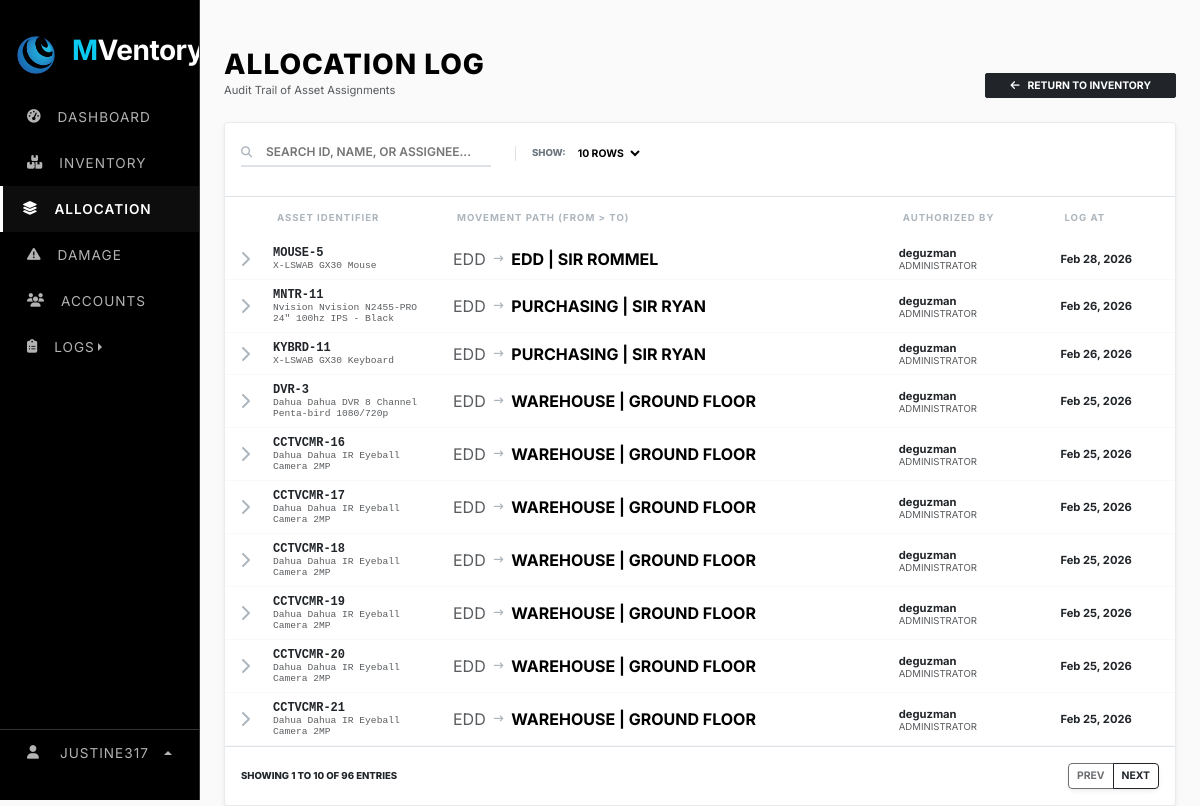
Page /web_content/allocation.php (signed in) on the committed database.
### tables this page shows
CREATE TABLE `system_settings` (
  `setting_key` varchar(100) NOT NULL,
  `setting_value` varchar(255) NOT NULL,
  `setting_type` enum('string','number','boolean','select') NOT NULL,
  `category` enum('general','inventory','notifications','security') NOT NULL,
  `description` varchar(255) DEFAULT NULL,
  PRIMARY KEY (`setting_key`)
);

CREATE TABLE `allocation_log` (
  `id` int(11) NOT NULL AUTO_INCREMENT,
  `asset_id` int(11) NOT NULL,
  `previous_assignee` varchar(255) DEFAULT NULL,
  `new_assignee` varchar(255) DEFAULT NULL,
  `allocated_by` varchar(255) DEFAULT NULL,
  `allocation_date` date DEFAULT NULL,
  `created_at` timestamp NOT NULL DEFAULT current_timestamp(),
  PRIMARY KEY (`id`),
  KEY `asset_id` (`asset_id`),
  CONSTRAINT `allocation_log_ibfk_1` FOREIGN KEY (`asset_id`) REFERENCES `assets` (`id`) ON DELETE CASCADE
);

CREATE TABLE `assets` (
  `id` int(11) NOT NULL AUTO_INCREMENT,
  `asset_id` varchar(50) DEFAULT NULL,
  `category_id` int(11) DEFAULT NULL,
  `item_name` varchar(255) NOT NULL,
  `brand` varchar(100) DEFAULT NULL,
  `model` varchar(100) DEFAULT NULL,
  `serial_number` varchar(100) DEFAULT NULL,
  `specs` text DEFAULT NULL,
  `quantity` int(11) DEFAULT 1,
  `assigned_to` varchar(255) DEFAULT NULL,
  `status` varchar(50) DEFAULT 'In Stock',
  `condition_status` varchar(50) DEFAULT NULL,
  `purchase_date` date DEFAULT NULL,
  `arrival_date` date DEFAULT NULL,
  `cost` decimal(10,2) DEFAULT NULL,
  `warranty_cost` decimal(10,2) DEFAULT NULL,
  `remarks` text DEFAULT NULL,
  `created_at` timestamp NOT NULL DEFAULT current_timestamp(),
  PRIMARY KEY (`id`),
  UNIQUE KEY `asset_id` (`asset_id`),
  KEY `fk_category` (`category_id`),
  CONSTRAINT `fk_category` FOREIGN KEY (`category_id`) REFERENCES `categories` (`category_id`) ON DELETE SET NULL
);

### fetch/fetch_allocation.php (called while the page is built, shortened)
<?php
    $search = isset($_GET['search']) ? mysqli_real_escape_string($conn, $_GET['search']) : '';
    $limit = isset($_GET['limit']) ? (int)$_GET['limit'] : 10;
    $page = isset($_GET['page']) ? (int)$_GET['page'] : 1;
    $start = ($page - 1) * $limit;
    $total_query = "SELECT COUNT(*) as total
                    FROM allocation_log al
                    LEFT JOIN assets a ON al.asset_id = a.id
                    WHERE a.asset_id LIKE '%$search%'
                       OR a.item_name LIKE '%$search%'
                       OR a.serial_number LIKE '%$search%'
                       OR al.new_assignee LIKE '%$search%'
                       OR al.previous_assignee LIKE '%$search%'";
    $total_res = mysqli_query($conn, $total_query);
    $total_rows = mysqli_fetch_assoc($total_res)['total'];
    $total_pages = ceil($total_rows / $limit);
?>

### web_content/allocation.php (the view, shortened to what this page needs)
<?php
    require_once "../render/connection.php";
    include "../src/cdn/cdn_links.php";
    include "../fetch/fetch_allocation.php";
?>
<!DOCTYPE html>
<html lang="en">
    <head>
        <link rel="stylesheet" href="../src/style/main_style.css">
    </head>
    <body>
        <div class="row g-0">
            <div class="col-lg-2">
                <?php include "../nav/sidebar_nav.php"; ?>
            </div>
            <div class="col">
                <div class="container-fluid px-4 mt-5">
                    <div class="main-registry-container">
                        <div class="d-flex justify-content-between align-items-end mb-4">
                            <div>
                                <h3 class="section-title mb-0">Allocation Log</h3>
                                <p class="text-muted small mb-0">Audit Trail of Asset Assignments</p>
                            </div>
                            <a href="inventory.php" class="btn btn-dark btn-sm fw-bold px-4" style="font-size: 0.65rem; border-radius: 2px;">
                                <i class="fa-solid fa-arrow-left me-2"></i>RETURN TO INVENTORY
                            </a>
                        </div>
                        <div class="card edd-card shadow-sm">
                            <div class="card-header bg-white p-3 border-bottom">
                                <form method="GET" class="d-flex justify-content-between align-items-center">
                                    <div class="d-flex gap-4 align-items-center">
                                        <div class="position-relative">
                                            <i class="fa-solid fa-magnifying-glass position-absolute" style="left:0; top:8px; color:#adb5bd; font-size:0.7rem;"></i>
                                            <input type="text" name="search" class="edd-input-minimal" placeholder="SEARCH ID, NAME, OR ASSIGNEE..." value="<?= htmlspecialchars($search) ?>">
                                        </div>
                                        <div class="d-flex gap-2 align-items-center border-start ps-3">
                                            <span class="detail-label mb-0">Show:</span>
                                            <select name="limit" class="border-0 fw-bold text-uppercase" style="font-size: 0.65rem; cursor: pointer; background: transparent;" onchange="this.form.submit()">
                                                <option value="10" <?= $limit == 10 ? 'selected' : '' ?>>10 Rows</option>
                                            </select>
                                        </div>
                                    </div>
                                </form>
                            </div>
                            <div class="table-responsive">
                                <table class="table mb-0 align-middle">
                                    <thead>
                                        <tr>
                                            <th width="40"></th>
                                            <th width="180">Asset Identifier</th>
                                            <th>Movement Path (From > To)</th>
                                            <th>Authorized By</th>
                                            <th>Log At</th>
                                        </tr>
                                    </thead>
                                    <tbody>
                                        <?php
                                        $sql = "SELECT al.*, a.item_name, a.brand, a.model, a.asset_id as asset_tag
                                                FROM allocation_log al
                                                LEFT JOIN assets a ON al.asset_id = a.id
                                                WHERE a.asset_id LIKE '%$search%'
                                                   OR a.item_name LIKE '%$search%'
                                                   OR a.serial_number LIKE '%$search%'
                                                   OR al.new_assignee LIKE '%$search%'
                                                   OR al.previous_assignee LIKE '%$search%'
                                                ORDER BY al.allocation_date DESC
                                                LIMIT $start, $limit";
                                        $result = mysqli_query($conn, $sql);
                                        if(mysqli_num_rows($result) > 0):
                                            while($row = mysqli_fetch_assoc($result)):
                                                $drawer_id = "log_drawer_" . $row['id'];
                                        ?>
                                            <tr class="log-row" data-bs-toggle="collapse" data-bs-target="#<?= $drawer_id ?>">
                                                <td class="text-center">
                                                    <i class="fa-solid fa-chevron-right btn-expand"></i>
                                                </td>
                                                <td class="asset-id-cell">
                                                    <span class="d-block text-dark"><?= htmlspecialchars($row['asset_tag'] ?? 'N/A') ?></span>
                                                    <small class="text-muted fw-normal" style="font-size: 0.6rem;">
                                                        <?= htmlspecialchars($row['brand'] . ' ' . $row['item_name']) ?>
                                                    </small>
                                                </td>
                                                <td>
                                                    <div class="d-flex align-items-center gap-2">
                                                        <span class="text-muted"><?= htmlspecialchars($row['previous_assignee']) ?></span>
                                                        <i class="fa-solid fa-arrow-right-long" style="font-size: 0.6rem; color: #adb5bd;"></i>
                                                        <span class="fw-bold text-uppercase"><?= htmlspecialchars($row['new_assignee']) ?></span>
                                                    </div>
                                                </td>
                                                <td>
                                                    <div class="fw-bold text-dark" style="font-size: 0.7rem;"><?= htmlspecialchars($row['allocated_by']) ?></div>
                                                    <div class="text-muted" style="font-size: 0.6rem;">ADMINISTRATOR</div>
                                                </td>
                                                <td class="text-muted" style="font-size: 0.7rem;">
                                                    <span class="text-dark fw-bold"><?= date('M d, Y', strtotime($row['allocation_date'])) ?></span><br>
                                                </td>
                                            </tr>
                                        <?php endwhile; else: ?>
                                            <tr><td colspan="6" class="text-center py-5 text-muted fw-bold">NO RECORDS MATCHING "<?= htmlspecialchars($search) ?>"</td></tr>
                                        <?php endif; ?>
                                    </tbody>
                                </table>
                            </div>
                            <div class="card-footer bg-white py-3 border-top">
                                <div class="d-flex justify-content-between align-items-center">
                                    <span class="detail-label mb-0" style="color: #212529;">
                                        Showing <?= ($start + 1) ?> to <?= min($start + $limit, $total_rows) ?> of <?= $total_rows ?> entries
                                    </span>
                                    <div class="btn-group shadow-sm">
                                        <a href="?page=<?= max(1, $page-1) ?>&search=<?= $search ?>&limit=<?= $limit ?>"
                                        class="btn btn-outline-dark btn-sm fw-bold <?= ($page <= 1) ? 'disabled' : '' ?>" style="font-size: 0.65rem;">PREV</a>
                                        <a href="?page=<?= min($total_pages, $page+1) ?>&search=<?= $search ?>&limit=<?= $limit ?>"
                                        class="btn btn-outline-dark btn-sm fw-bold <?= ($page >= $total_pages) ? 'disabled' : '' ?>" style="font-size: 0.65rem;">NEXT</a>
                                    </div>
                                </div>
                            </div>
                        </div>
                    </div>
                </div>
            </div>
        </div>
    </body>
</html>

### nav/sidebar_nav.php (shortened to what this page needs)
<?php
$current_page = basename($_SERVER['PHP_SELF']);
$app_name = "SELECT setting_value FROM system_settings WHERE setting_key = 'app_name'";
$result = $conn->query($app_name);
if ($result && $result->num_rows > 0) {
    $row = $result->fetch_assoc();
    $app_name_value = $row['setting_value'];
} else {
    $app_name_value = "MVentory";
}
$words = explode(" ", $app_name_value);
if (count($words) > 1) {
    $first_part = '<span class="text-info">' . htmlspecialchars($words[0]) . '</span>';
    array_shift($words);
    $second_part = htmlspecialchars(implode("", $words));
    $display_name = $first_part . $second_part;
} else {
    $display_name = htmlspecialchars($app_name_value);
}
$app_logo = "SELECT setting_value FROM system_settings WHERE setting_key = 'app_logo'";
$result_logo = $conn->query($app_logo);
if ($result_logo && $result_logo->num_rows > 0) {
    $row_logo = $result_logo->fetch_assoc();
    $app_logo_value = $row_logo['setting_value'];
} else {
    $app_logo_value = "default_logo.png";
}
?>
<link rel="stylesheet" href="../src/style/navbar_style.css">
<div class="sidebar-stark" id="sidebar">
    <div class="sidebar-header">
        <img src="../src/image/logo/<?php echo $app_logo_value; ?>" width="40" alt="Logo">
        <h3 class="ms-3 fw-bold text-white logo-text"><?php echo $display_name; ?></h3>
    </div>
    <ul class="nav flex-column mt-2">
        <li class="nav-item">
            <a class="nav-link <?php echo ($current_page == 'dashboard.php') ? 'active' : ''; ?>" href="dashboard.php">
                <i class="fa-solid fa-gauge-high"></i>
                <span class="ms-3 link-text">Dashboard</span>
            </a>
        </li>
        <li class="nav-item">
            <a class="nav-link <?php echo ($current_page == 'inventory.php') ? 'active' : ''; ?>" href="inventory.php">
                <i class="fa-solid fa-boxes-stacked"></i>
                <span class="ms-3 link-text">Inventory</span>
            </a>
        </li>
        <li class="nav-item">
            <a class="nav-link <?php echo ($current_page == 'allocation.php') ? 'active' : ''; ?>" href="allocation.php">
                <i class="fa-solid fa-layer-group"></i>
                <span class="ms-3 link-text">Allocation</span>
            </a>
        </li>
        <li class="nav-item">
            <a class="nav-link text-danger <?php echo ($current_page == 'damage.php') ? 'active-danger' : ''; ?>" href="damage.php">
                <i class="fa-solid fa-triangle-exclamation"></i>
                <span class="ms-3 link-text">Damage</span>
            </a>
        </li>
        <li class="nav-item">
            <a class="nav-link <?php echo ($current_page == 'accounts.php') ? 'active' : ''; ?>" href="accounts.php">
                <i class="fa-solid fa-users"></i>
                <span class="ms-3 link-text">Accounts</span>
            </a>
        </li>
        <li class="nav-item dropend">
            <a class="nav-link dropdown-toggle" data-bs-toggle="dropdown">
                <i class="fa-solid fa-clipboard-list"></i>
                <span class="ms-3 link-text">Logs</span>
            </a>
        </li>
    </ul>
    <div class="sidebar-footer dropup">
        <a class="nav-link profile-btn dropdown-toggle" data-bs-toggle="dropdown">
            <i class="fa-solid fa-user"></i>
            <span class="link-text ms-2"><?php echo htmlspecialchars($_SESSION['username']); ?></span>
        </a>
    </div>
</div>

### rows in the picture
system_settings: setting_value (picture)
system_settings: setting_value "M"
allocation_log: asset.asset_id "MOUSE-5", asset.item_name "X-LSWAB GX30 Mouse", previous_assignee "EDD", new_assignee "EDD | SIR ROMMEL", allocated_by "deguzman", allocation_date "Feb 28, 2026"
allocation_log: asset.asset_id "MNTR-11", asset.item_name "Nvision Nvision N2455-PRO 24\" 100hz IPS - Black", previous_assignee "EDD", new_assignee "PURCHASING | SIR RYAN", allocated_by "deguzman", allocation_date "Feb 26, 2026"
allocation_log: asset.asset_id "KYBRD-11", asset.item_name "X-LSWAB GX30 Keyboard", previous_assignee "EDD", new_assignee "PURCHASING | SIR RYAN", allocated_by "deguzman", allocation_date "Feb 26, 2026"
allocation_log: asset.asset_id "DVR-3", asset.item_name "Dahua Dahua DVR 8 Channel Penta-bird 1080/720p", previous_assignee "EDD", new_assignee "WAREHOUSE | GROUND FLOOR", allocated_by "deguzman", allocation_date "Feb 25, 2026"
allocation_log: asset.asset_id "CCTVCMR-16", asset.item_name "Dahua Dahua IR Eyeball Camera 2MP", previous_assignee "EDD", new_assignee "WAREHOUSE | GROUND FLOOR", allocated_by "deguzman", allocation_date "Feb 25, 2026"
allocation_log: asset.asset_id "CCTVCMR-17", asset.item_name "Dahua Dahua IR Eyeball Camera 2MP", previous_assignee "EDD", new_assignee "WAREHOUSE | GROUND FLOOR", allocated_by "deguzman", allocation_date "Feb 25, 2026"
allocation_log: asset.asset_id "CCTVCMR-18", asset.item_name "Dahua Dahua IR Eyeball Camera 2MP", previous_assignee "EDD", new_assignee "WAREHOUSE | GROUND FLOOR", allocated_by "deguzman", allocation_date "Feb 25, 2026"
allocation_log: asset.asset_id "CCTVCMR-19", asset.item_name "Dahua Dahua IR Eyeball Camera 2MP", previous_assignee "EDD", new_assignee "WAREHOUSE | GROUND FLOOR", allocated_by "deguzman", allocation_date "Feb 25, 2026"
allocation_log: asset.asset_id "CCTVCMR-20", asset.item_name "Dahua Dahua IR Eyeball Camera 2MP", previous_assignee "EDD", new_assignee "WAREHOUSE | GROUND FLOOR", allocated_by "deguzman", allocation_date "Feb 25, 2026"
allocation_log: asset.asset_id "CCTVCMR-21", asset.item_name "Dahua Dahua IR Eyeball Camera 2MP", previous_assignee "EDD", new_assignee "WAREHOUSE | GROUND FLOOR", allocated_by "deguzman", allocation_date "Feb 25, 2026"

### other values in the picture
$_SESSION['username'] "JUSTINE317"
$start + 1 "1"
min($start + $limit, $total_rows) "10"
$total_rows "96"
